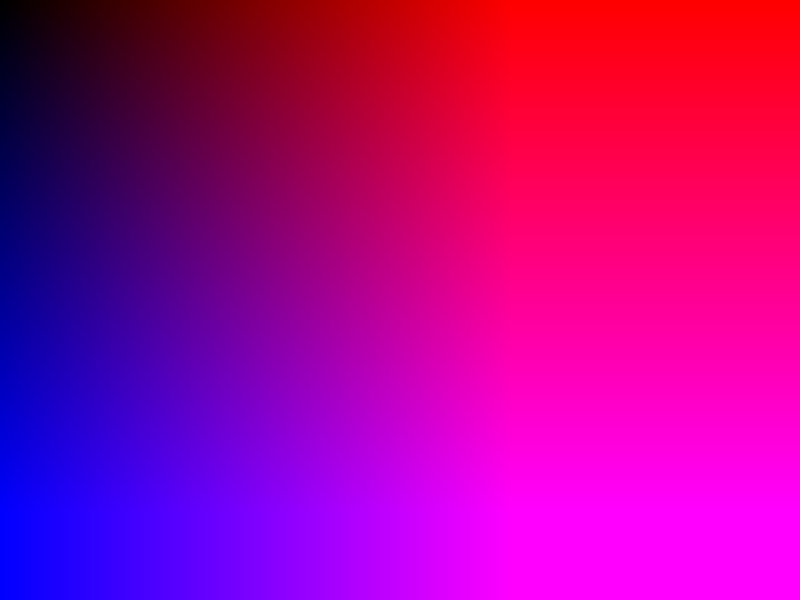
Frame 1 (no input)
Frame 60 (the mouse pressed at the canvas centre just before this capture): identical to frame 1, image omitted
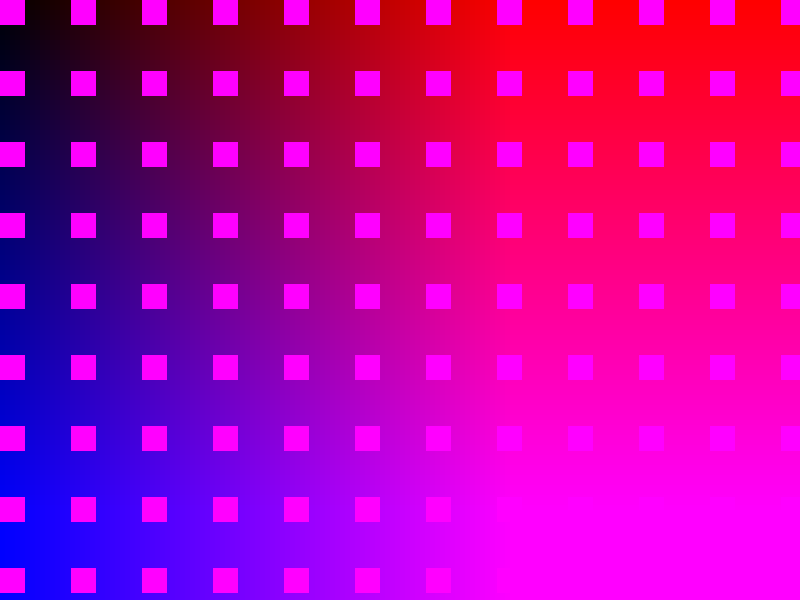
Frame 120 (the mouse held since frame 60 and released just before this capture)

The Processing sketch that drew these frames (run headless with seeded random() and noise(); from frame 60 on, the mouse is pressed at the canvas centre):

// Processing sketch: S05T00LYNCH
// ── S05T00LYNCH.pde
// Expresión Digital - Diseño Digital - UDD - 2016
// NRicardo Vidal Lynch
// s05c00lynch

/* El sketch funciona con click, y con la presion de las teclas 'n' y 'm'
para dibujar cuadrados, circulos y lineas, respectivamente.
El tamaño de las figuras depende de las posiciones del mouse en X para la
ellipse, y en Y para el cuadrado. Las lineas reciben ambos valores y se 
dibujan todas hacia el mismo punto.
*/ 

boolean click = false; 
boolean eme = false;
boolean ene = false; // booleans controlados por CLICK, 'M' Y 'N'
float cuad, elli, linX, linY; // controladores para MAP

void setup() {
  size(800, 600);
}

void draw() {
  for (int i=0; i<width; i+=5) {
    for (int j=0; j<height; j+=5) {
      fill(i/2, 0, j/2);
      noStroke();
      rect(i, j, 5, 5); // este forLoop genera una grilla en degrade a modo de background
    }
  }
  int fil = width/12;  // generar columnas
  int col = height/9;  // generar filas

  for (int i=0; i<width; i+=fil+5) {
    for (int j=0; j<height; j+=col+5) { //forLoop>forLoop para grilla de 12*9
      if (ene==true) { 
        linea(i, j);
      }
      if (click==true) {
        cuadrado(i, j);
      }
      if (eme==true) {
        circulo(i, j);  // estructuras de control para iterar entre dibujos
      }
    }
  }
}

void circulo(int x, int y) {  // funcion 1, ellipse modificada por posX del mouse
  noStroke();
  fill(0, 0, 255);
  elli=map(mouseX, 0, width, 0, 50);
  ellipse(x, y, elli, elli);
}
void cuadrado(int x, int y) { //funcion 2, rect modificado por posY del mouse
  noStroke();
  fill(255, 0, 255);
  cuad=map(mouseY, 0, height, 0, 50);
  rect(x, y, cuad, cuad);
}
void linea(int x, int y) {  // funcion 3, linea modificada por posX y posY del mouse
  stroke(0);
  strokeWeight(2);
  linX=map(mouseX, 0, width, 100, 700);
  linY=map(mouseY, 0, height, 100, 700);
  line(x, y, linX, linY);
}

void mousePressed() {  // evento mouse, cambia el valor del boolean click
  click = !click;
}
void keyPressed() {  //eventos teclado 
  if (key=='m') {  // evento tecla 'm', cambia el valor del boolean eme
    eme = !eme;
  }
  if (key=='n') { // evento tecla 'n', cambia el valor del boolean ene
    ene = !ene;
  }
}
